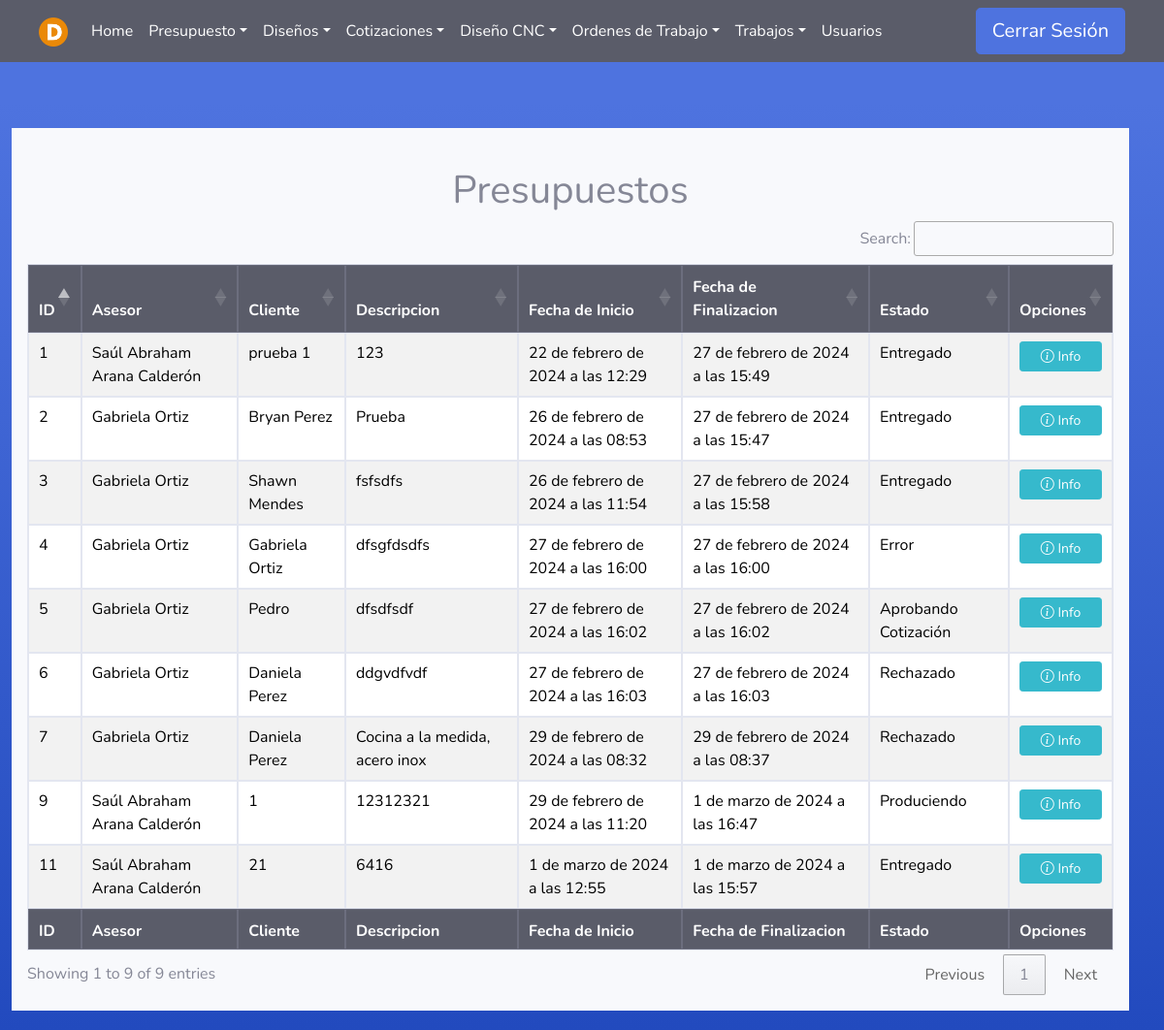
The page /Presupuesto/Finalizados/ (signed in) on the database its author committed.
### Asesores/models.py (models this page shows)
class Presupuesto(models.Model):
    asesor = models.ForeignKey(User, on_delete=models.PROTECT, null=False, blank=False)
    fecha_inicio = models.DateTimeField(null=False, auto_now_add=True, blank=False)
    cliente = models.CharField(max_length=100, null=False, blank=False)
    descripcion = models.TextField(null=False, blank=False)
    estado=models.TextField(null=True, blank=True)
    fecha_fin = models.DateTimeField(null=True, blank=True)

### Asesores/views.py (the view)
# urls.py: path('Finalizados/', asesor_views.listadoPF , name='PresupuestoFin'),
def listadoPF(request):
    user = request.user
    if user.groups.filter(name='Asesor').exists():
        pres = Presupuesto.objects.filter(fecha_fin__isnull=False, asesor=user)
        return render(request, 'Asesor/listado_presupuesto_fin.html', {'pres': pres})
    elif (user.groups.filter(name='Administrador').exists() or user.is_superuser):
        pres = Presupuesto.objects.filter(fecha_fin__isnull=False)
        return render(request, 'Asesor/listado_presupuesto_fin.html', {'pres': pres})
    else:
        error = "No tienes permiso para acceder a esta página."
        return render(request, '404.html', {'error': error})

### Templates/Asesor/listado_presupuesto_fin.html
{% extends 'tables.html' %}
{% block botones%}
<div class="text-center">
    <br>
    <h1>Presupuestos</h1>
</div>
{% endblock %}
{% load static %}
{% block head %}
<th>ID</th>
{% if user.is_superuser or  user.groups.all.0.name == "Administrador" %}
<th>Asesor</th>
{% endif %}
<th>Cliente</th>
<th>Descripcion</th>
<th>Fecha de Inicio</th>
<th>Fecha de Finalizacion</th>
<th>Estado</th>
<th>Opciones</th>
{% endblock %}
{% block tbody %}
{% for p in pres %}
<tr>
    <td>{{ p.id }}</td>
    {% if user.is_superuser or user.groups.all.0.name == "Administrador" %}
        {% if p.asesor.first_name and p.asesor.last_name %}
            <td>{{ p.asesor.first_name}} {{ p.asesor.last_name}}</td>
        {% else %}
            <td>{{ p.asesor.username}}</td>
        {% endif %}
    {% endif %}
    <td>{{ p.cliente }}</td>
    <td>{{ p.descripcion }}</td>
    <td>{{ p.fecha_inicio }}</td>
    <td>{{ p.fecha_fin }}</td>
    <td>{{ p.estado }}</td>
    <td>
        <a class="btn btn-info btn-sm btn-block" href="/Presupuesto/Informacion/Finalizado/{{p.id}}"><i class="bi bi-info-circle"></i> Info</a>
    </td>
</tr>
{% endfor %}
 {% endblock %}
 {% block footer %}
 <th>ID</th>
 {% if user.is_superuser or  user.groups.all.0.name == "Administrador" %}
<th>Asesor</th>
{% endif %}
 <th>Cliente</th>
 <th>Descripcion</th>
 <th>Fecha de Inicio</th>
 <th>Fecha de Finalizacion</th>
 <th>Estado</th>
 <th>Opciones</th>
 {% endblock %}

### static/css/navbars.css (style rules this page uses)
body { padding-bottom: 20px; }

### rows shown on the page
Presupuesto: id "1", asesor.first_name "Saúl Abraham", asesor.last_name "Arana Calderón", cliente "prueba 1", descripcion "123", fecha_inicio "22 de febrero de 2024 a las 12:29", fecha_fin "27 de febrero de 2024 a las 15:49", estado "Entregado"
Presupuesto: id "2", asesor.first_name "Gabriela", asesor.last_name "Ortiz", cliente "Bryan Perez", descripcion "Prueba", fecha_inicio "26 de febrero de 2024 a las 08:53", fecha_fin "27 de febrero de 2024 a las 15:47", estado "Entregado"
Presupuesto: id "3", asesor.first_name "Gabriela", asesor.last_name "Ortiz", cliente "Shawn Mendes", descripcion "fsfsdfs", fecha_inicio "26 de febrero de 2024 a las 11:54", fecha_fin "27 de febrero de 2024 a las 15:58", estado "Entregado"
Presupuesto: id "4", asesor.first_name "Gabriela", asesor.last_name "Ortiz", cliente "Gabriela Ortiz", descripcion "dfsgfdsdfs", fecha_inicio "27 de febrero de 2024 a las 16:00", fecha_fin "27 de febrero de 2024 a las 16:00", estado "Error"
Presupuesto: id "5", asesor.first_name "Gabriela", asesor.last_name "Ortiz", cliente "Pedro", descripcion "dfsdfsdf", fecha_inicio "27 de febrero de 2024 a las 16:02", fecha_fin "27 de febrero de 2024 a las 16:02", estado "Aprobando Cotización"
Presupuesto: id "6", asesor.first_name "Gabriela", asesor.last_name "Ortiz", cliente "Daniela Perez", descripcion "ddgvdfvdf", fecha_inicio "27 de febrero de 2024 a las 16:03", fecha_fin "27 de febrero de 2024 a las 16:03", estado "Rechazado"
Presupuesto: id "7", asesor.first_name "Gabriela", asesor.last_name "Ortiz", cliente "Daniela Perez", descripcion "Cocina a la medida, acero inox", fecha_inicio "29 de febrero de 2024 a las 08:32", fecha_fin "29 de febrero de 2024 a las 08:37", estado "Rechazado"
Presupuesto: id "9", asesor.first_name "Saúl Abraham", asesor.last_name "Arana Calderón", cliente "1", descripcion "12312321", fecha_inicio "29 de febrero de 2024 a las 11:20", fecha_fin "1 de marzo de 2024 a las 16:47", estado "Produciendo"
Presupuesto: id "11", asesor.first_name "Saúl Abraham", asesor.last_name "Arana Calderón", cliente "21", descripcion "6416", fecha_inicio "1 de marzo de 2024 a las 12:55", fecha_fin "1 de marzo de 2024 a las 15:57", estado "Entregado"
